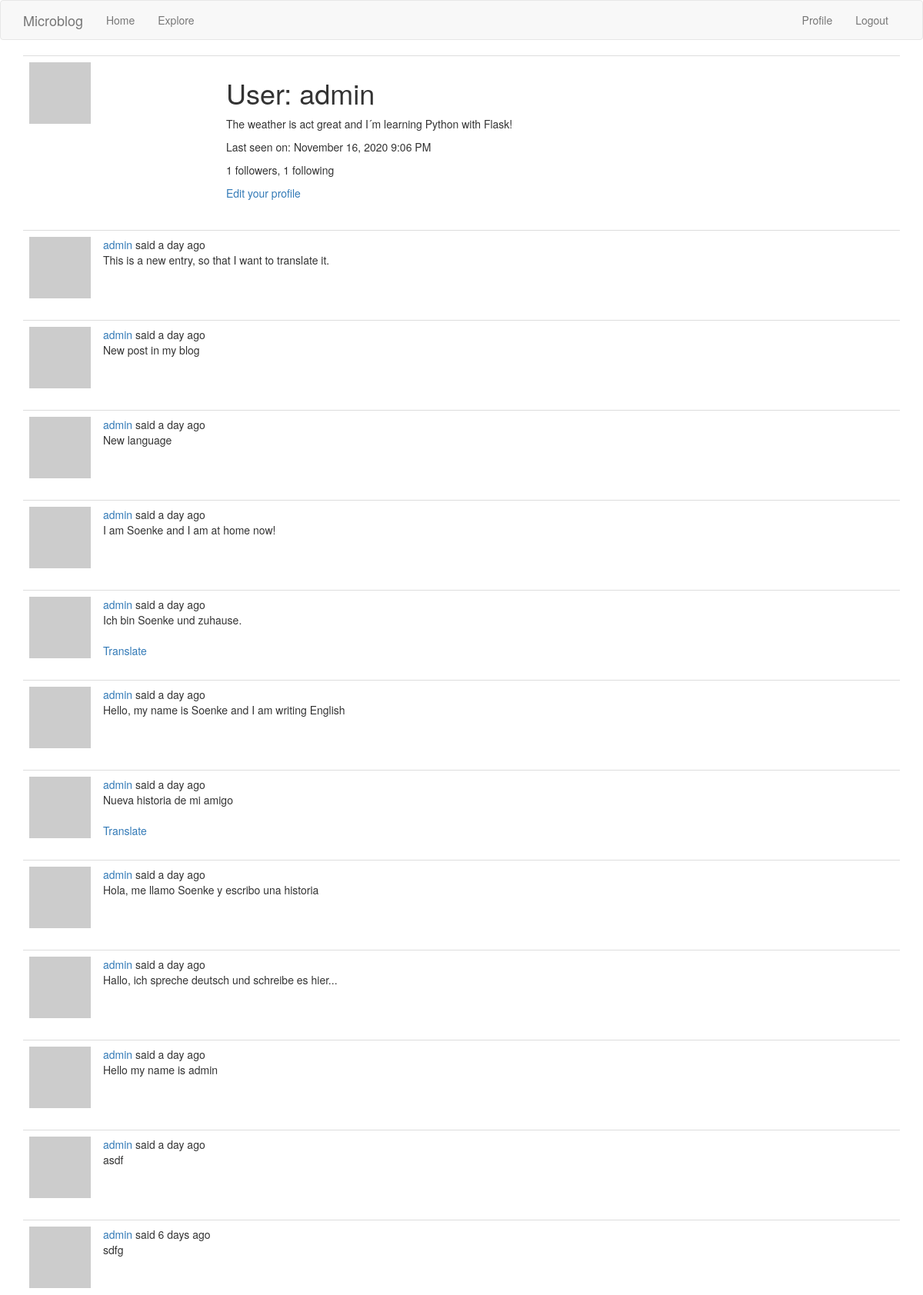
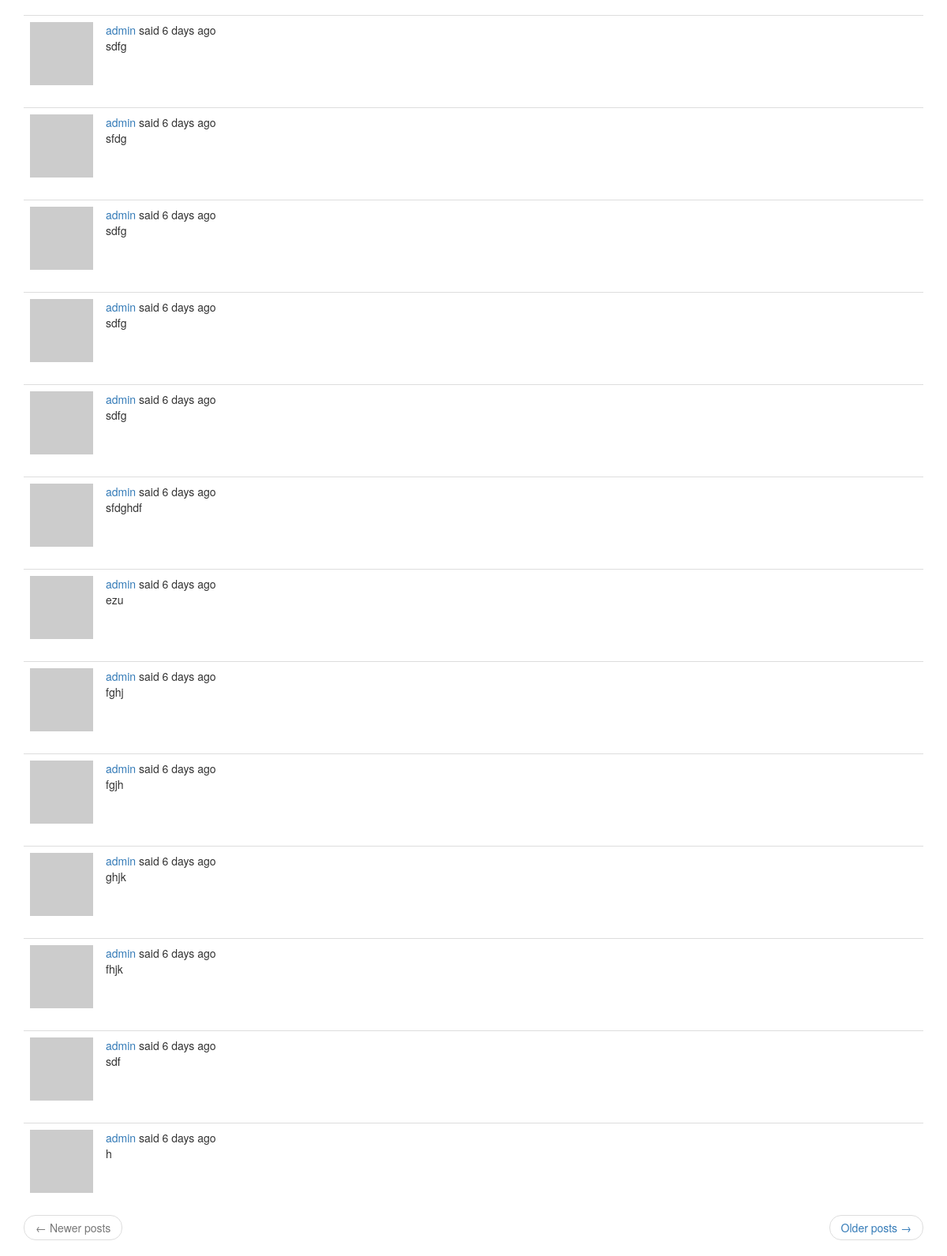
Page /user/admin (signed in) on the committed database (2 pictures, top to bottom).
### app/models.py (models this page shows, shortened)
class User(UserMixin, db.Model):
    id = db.Column(db.Integer, primary_key=True)
    username = db.Column(db.String(64), index=True, unique=True)
    email = db.Column(db.String(120), index=True, unique=True)
    password_hash = db.Column(db.String(128))
    posts = db.relationship('Post', backref='author', lazy='dynamic')
    about_me = db.Column(db.String(140))
    last_seen = db.Column(db.DateTime, default=datetime.utcnow)
    followed = db.relationship(
        'User', secondary=followers,
        primaryjoin=(followers.c.follower_id == id),
        secondaryjoin=(followers.c.followed_id == id),
        backref=db.backref('followers', lazy='dynamic'), lazy='dynamic')
    def avatar(self, size):
        digest = md5(self.email.lower().encode('utf-8')).hexdigest()
        return 'https://www.gravatar.com/avatar/{}?d=identicon&s={}'.format(
            digest, size)

class Post(db.Model):
    id = db.Column(db.Integer, primary_key=True)
    body = db.Column(db.String(140))
    timestamp = db.Column(db.DateTime, index=True, default=datetime.utcnow)
    user_id = db.Column(db.Integer, db.ForeignKey('user.id'))
    language = db.Column(db.String(5))

### app/main/routes.py (the view)
@bp.route('/user/<username>')
@login_required
def user(username):
    user = User.query.filter_by(username=username).first_or_404()
    page = request.args.get('page', 1, type=int)
    posts = user.posts.order_by(Post.timestamp.desc()).paginate(
        page, current_app.config['POSTS_PER_PAGE'], False)
    next_url = url_for('main.user', username=user.username,
                       page=posts.next_num) if posts.has_next else None
    prev_url = url_for('main.user', username=user.username,
                       page=posts.prev_num) if posts.has_prev else None
    form = EmptyForm()
    return render_template('user.html', user=user, posts=posts.items,
                           next_url=next_url, prev_url=prev_url, form=form)

### app/main/routes.py (called while the page is built)
@bp.before_app_request
def before_request():
    if current_user.is_authenticated:
        current_user.last_seen = datetime.utcnow()
        db.session.commit()
    g.locale = str(get_locale())

### app/models.py (called while the page is built)
@login.user_loader
def load_user(id):
    return User.query.get(int(id))

### app/templates/user.html (shortened to what this page needs)
{% extends "base.html" %}
{% block app_content %}
    <table class="table table-hover">
        <tr>
            <td width="256px"><img src="{{ user.avatar(256) }}"></td>
            <td>
                <h1>{{ _('User') }}: {{ user.username }}</h1>
                {% if user.about_me %}<p>{{ user.about_me }}</p>{% endif %}
                {% if user.last_seen %}
                <p>{{ _('Last seen on') }}: {{ moment(user.last_seen).format('LLL') }}</p>
                {% endif %}
                <p>{{ _('%(count)d followers', count=user.followers.count()) }}, {{ _('%(count)d following', count=user.followed.count()) }}</p>
                {% if user == current_user %}
                <p><a href="{{ url_for('main.edit_profile') }}">{{ _('Edit your profile') }}</a></p>
                {% endif %}
            </td>
        </tr>
    </table>
    {% for post in posts %}
        {% include '_post.html' %}
    {% endfor %}
    <nav aria-label="...">
        <ul class="pager">
            <li class="previous{% if not prev_url %} disabled{% endif %}">
                <a href="{{ prev_url or '#' }}">
                    <span aria-hidden="true">&larr;</span> {{ _('Newer posts') }}
                </a>
            </li>
            <li class="next{% if not next_url %} disabled{% endif %}">
                <a href="{{ next_url or '#' }}">
                    {{ _('Older posts') }} <span aria-hidden="true">&rarr;</span>
                </a>
            </li>
        </ul>
    </nav>
{% endblock %}

### app/templates/_post.html (shortened to what this page needs)
    <table class="table table-hover">
        <tr>
            <td width="70px">
                <a href="{{ url_for('main.user', username=post.author.username) }}">
                    <img src="{{ post.author.avatar(70) }}" />
                </a>
            </td>
            <td>
                {{ _('%(username)s said %(when)s',
                    username=user_link, when=moment(post.timestamp).fromNow()) }}
                <br>
                <span id="post{{ post.id }}">{{ post.body }}</span>
                {% if post.language and post.language != g.locale %}
                <br><br>
                <span id="translation{{ post.id }}">
                    <a href="javascript:translate(
                                '#post{{ post.id }}',
                                '#translation{{ post.id }}',
                                '{{ post.language }}',
                                '{{ g.locale }}');">{{ _('Translate') }}</a>
                </span>
                {% endif %}
            </td>
        </tr>
    </table>

### rows in the picture
User: username "admin", about_me "The weather is act great and I´m learning Python with Flask!", last_seen "November 16, 2020 9:06 PM"
Post: body "This is a new entry, so that I want to translate it."
Post: body "New post in my blog"
Post: body "New language"
Post: body "I am Soenke and I am at home now!"
Post: body "Ich bin Soenke und zuhause."
Post: body "Hello, my name is Soenke and I am writing English"
Post: body "Nueva historia de mi amigo"
Post: body "Hola, me llamo Soenke y escribo una historia"
Post: body "Hallo, ich spreche deutsch und schreibe es hier..."
Post: body "Hello my name is admin"
Post: body "asdf"
Post: body "sdfg"
Post: body "sdfg"
Post: body "sfdg"
Post: body "sdfg"
Post: body "sdfg"
Post: body "sdfg"
Post: body "sfdghdf"
Post: body "ezu"
Post: body "fghj"
Post: body "fgjh"
Post: body "ghjk"
Post: body "fhjk"
Post: body "sdf"
Post: body "h"
